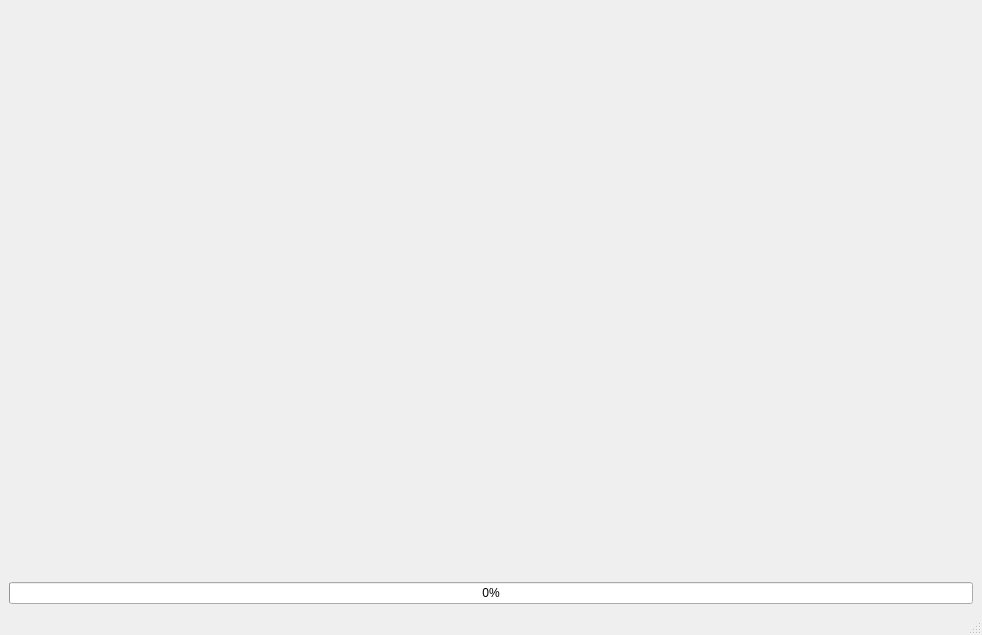
<?xml version="1.0" encoding="UTF-8"?>
<ui version="4.0">
 <class>Welcome</class>
 <widget class="QMainWindow" name="Welcome">
  <property name="geometry">
   <rect>
    <x>0</x>
    <y>0</y>
    <width>982</width>
    <height>635</height>
   </rect>
  </property>
  <property name="maximumSize">
   <size>
    <width>1942</width>
    <height>1942</height>
   </size>
  </property>
  <property name="windowTitle">
   <string>Monitoreo de tortugas v1.0</string>
  </property>
  <property name="windowIcon">
   <iconset resource="images.qrc">
    <normaloff>:/Images/if_Turtle_204384.ico</normaloff>:/Images/if_Turtle_204384.ico</iconset>
  </property>
  <widget class="QWidget" name="centralwidget">
   <layout class="QGridLayout" name="gridLayout">
    <item row="0" column="0">
     <widget class="QLabel" name="label">
      <property name="text">
       <string/>
      </property>
      <property name="pixmap">
       <pixmap resource="images.qrc">:/Images/Tortugas-Marinas.jpg</pixmap>
      </property>
      <property name="scaledContents">
       <bool>true</bool>
      </property>
     </widget>
    </item>
    <item row="1" column="0">
     <widget class="QProgressBar" name="prbProgreso">
      <property name="value">
       <number>0</number>
      </property>
      <property name="alignment">
       <set>Qt::AlignCenter</set>
      </property>
      <property name="textVisible">
       <bool>true</bool>
      </property>
      <property name="invertedAppearance">
       <bool>false</bool>
      </property>
      <property name="textDirection">
       <enum>QProgressBar::TopToBottom</enum>
      </property>
     </widget>
    </item>
   </layout>
  </widget>
  <widget class="QMenuBar" name="menubar">
   <property name="geometry">
    <rect>
     <x>0</x>
     <y>0</y>
     <width>982</width>
     <height>21</height>
    </rect>
   </property>
  </widget>
  <widget class="QStatusBar" name="statusbar"/>
 </widget>
 <resources>
  <include location="images.qrc"/>
 </resources>
 <connections/>
</ui>
